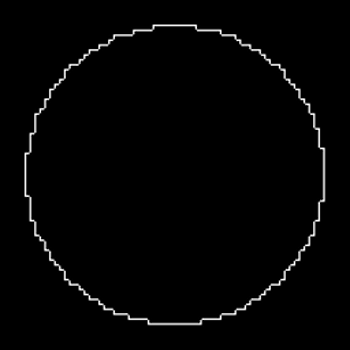
%> input picture 形状/circle/11.png, 350 x 350 px
$ octave main2.m   (GNU Octave 9; MATLAB toolbox functions it lacks are replaced by stand-ins)
%> lines starting %> are read from the running program, lines starting %| are printed output that depends on the picture; in (x1, y1, x2, y2) boxes, pixels count from 0 and x2, y2 are one past the last pixel; in counts of white or black regions, pixels touching at a corner belong together; the program's own positions count from 1
%> further down, I is the input picture: size 350x350 uint8; min 0, max 255, mean 4
### preprocessing.m
function BW =  preprocessing(I)
% I=imresize(I,1.5);
BW1=rgb2gray(I);
thresh = graythresh(BW1);
%> thresh = 0.341
BW2 = imbinarize(BW1,thresh);
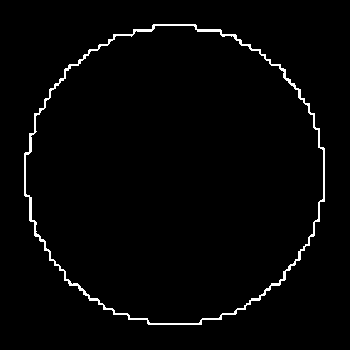
%> BW2: size 350x350 logical; 2% white in thin lines or dots, all inside (x1, y1, x2, y2) = (24, 24, 325, 325)
BW2=~BW2;
% se=strel('disk',1);
% BW2=imclose(BW2,se);
BW2=bwareaopen(BW2,30,8);
BW=BW2;

### textseparate.m
function graphic = textseparate(BW)
[L,num]=bwlabel(BW,8);
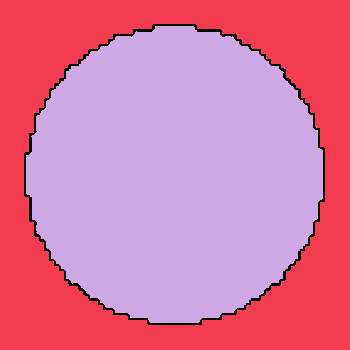
%> L: size 350x350 double; 3 distinct labels, from 0 to 2; one colour per label, 0 black
%> num = 2
for i=1:num
    [r,c]=find(L==i);
    for x=1:size(r)
       COPY(r(x,1),c(x,1))=1;
    end
    sumi=sum(COPY(:));
    sums(i,1)=sumi;
end
%> this loop made 2 passes
%> sumi on passes 1 to 2: 51523, 120054
%> after the loop, sums = [51523; 120054]
maxs=max(sums);                    %计算所有连通域的最大值
%> maxs = 120054
u=round(0.05*maxs);                %系数取0.05
%> u = 6003
graphic = bwareaopen(BW,u,8);

### inner_Contour.m
function innerCountour=inner_Contour(graphic)

se=strel('disk',2);
graphic=imdilate(graphic,se);
%> graphic: size 350x350 logical; every value is 1
graphic=imerode(graphic,se);
graphic=imdilate(graphic,se);
im=graphic;
im2=imfill(im,'holes');
outerCountour = bwperim(im2);
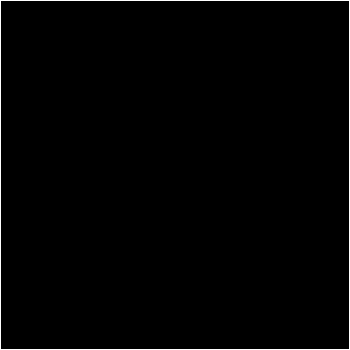
%> outerCountour: size 350x350 logical; 1.1% white in thin lines or dots
Countour = bwperim(graphic);
innerCountour=xor(outerCountour,Countour);
%> innerCountour: size 350x350 logical; every value is 0
innerCountour = bwareaopen(innerCountour,20,8);

### findallcontours.m
function [candidateContours,num] = findallcontours(innercontour)

[L,num] = bwlabel(innercontour,8);
%> L: size 350x350 double; every value is 0
%> num = 0
[w,h]=size(innercontour);
%> w = 350; h = 350
for i=1:num
    [r,c]=find(L==i);
    A=zeros(w,h);
    for j=1:size(r)
        A(r(j,1),c(j,1))=1;
    end
    candidateContours{i}=A;
end
%> this loop made 0 passes
num=num;
%> the run ends on the next line
candidateContours=candidateContours;

### main2.m
clc;
clear all;
tic;
I=imread('C:\Users\dell\Desktop\框图集\11.png');                                      %读取原图
BW=preprocessing(I);                                     %预处理
% figure,imshow(BW);
graphic=textseparate(BW);                                %去字符
% figure,imshow(graphic);
innercontour = inner_Contour(graphic);                   %获得内轮廓
% figure,imshow(innercontour);


[candidateContours,num]=findallcontours(innercontour);   %找到所有候选图元
